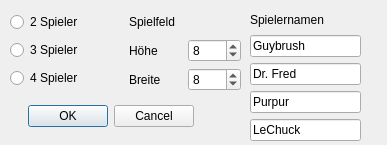
<?xml version="1.0" encoding="UTF-8"?>
<ui version="4.0">
 <class>new_game_settings</class>
 <widget class="QDialog" name="new_game_settings">
  <property name="geometry">
   <rect>
    <x>0</x>
    <y>0</y>
    <width>387</width>
    <height>145</height>
   </rect>
  </property>
  <property name="windowTitle">
   <string>Dialog</string>
  </property>
  <widget class="QDialogButtonBox" name="new_game_settings_buttonbox">
   <property name="geometry">
    <rect>
     <x>13</x>
     <y>100</y>
     <width>181</width>
     <height>32</height>
    </rect>
   </property>
   <property name="orientation">
    <enum>Qt::Horizontal</enum>
   </property>
   <property name="standardButtons">
    <set>QDialogButtonBox::Cancel|QDialogButtonBox::Ok</set>
   </property>
  </widget>
  <widget class="QWidget" name="horizontalLayoutWidget">
   <property name="geometry">
    <rect>
     <x>10</x>
     <y>10</y>
     <width>231</width>
     <height>81</height>
    </rect>
   </property>
   <layout class="QHBoxLayout" name="new_game_settings_layout">
    <item>
     <layout class="QVBoxLayout" name="spieler_layout">
      <item>
       <widget class="QRadioButton" name="two_player_btn">
        <property name="text">
         <string>2 Spieler</string>
        </property>
       </widget>
      </item>
      <item>
       <widget class="QRadioButton" name="three_player_btn">
        <property name="text">
         <string>3 Spieler</string>
        </property>
       </widget>
      </item>
      <item>
       <widget class="QRadioButton" name="four_player_btn">
        <property name="text">
         <string>4 Spieler</string>
        </property>
       </widget>
      </item>
     </layout>
    </item>
    <item>
     <layout class="QVBoxLayout" name="spielfeld_layout">
      <item>
       <widget class="QLabel" name="spielfeld_label">
        <property name="text">
         <string>Spielfeld</string>
        </property>
       </widget>
      </item>
      <item>
       <layout class="QHBoxLayout" name="hoehe_layout">
        <item>
         <widget class="QLabel" name="hoehe_label">
          <property name="text">
           <string>Höhe</string>
          </property>
         </widget>
        </item>
        <item>
         <widget class="QSpinBox" name="hoehe_spinbox">
          <property name="value">
           <number>8</number>
          </property>
         </widget>
        </item>
       </layout>
      </item>
      <item>
       <layout class="QHBoxLayout" name="breite_layout">
        <item>
         <widget class="QLabel" name="breite_label">
          <property name="text">
           <string>Breite</string>
          </property>
         </widget>
        </item>
        <item>
         <widget class="QSpinBox" name="breite_spinbox">
          <property name="value">
           <number>8</number>
          </property>
         </widget>
        </item>
       </layout>
      </item>
     </layout>
    </item>
   </layout>
  </widget>
  <widget class="QWidget" name="verticalLayoutWidget">
   <property name="geometry">
    <rect>
     <x>250</x>
     <y>10</y>
     <width>111</width>
     <height>131</height>
    </rect>
   </property>
   <layout class="QVBoxLayout" name="Spieler_verticalLayout">
    <item>
     <widget class="QLabel" name="Spielername_label">
      <property name="text">
       <string>Spielernamen</string>
      </property>
     </widget>
    </item>
    <item>
     <widget class="QLineEdit" name="player1Name_lineEdit">
      <property name="text">
       <string>Guybrush</string>
      </property>
     </widget>
    </item>
    <item>
     <widget class="QLineEdit" name="player2Name_lineEdit">
      <property name="text">
       <string>Dr. Fred</string>
      </property>
     </widget>
    </item>
    <item>
     <widget class="QLineEdit" name="player3Name_lineEdit">
      <property name="text">
       <string>Purpur</string>
      </property>
     </widget>
    </item>
    <item>
     <widget class="QLineEdit" name="player4Name_lineEdit">
      <property name="text">
       <string>LeChuck</string>
      </property>
     </widget>
    </item>
   </layout>
  </widget>
 </widget>
 <resources/>
 <connections>
  <connection>
   <sender>new_game_settings_buttonbox</sender>
   <signal>accepted()</signal>
   <receiver>new_game_settings</receiver>
   <slot>accept()</slot>
   <hints>
    <hint type="sourcelabel">
     <x>248</x>
     <y>254</y>
    </hint>
    <hint type="destinationlabel">
     <x>157</x>
     <y>274</y>
    </hint>
   </hints>
  </connection>
  <connection>
   <sender>new_game_settings_buttonbox</sender>
   <signal>rejected()</signal>
   <receiver>new_game_settings</receiver>
   <slot>reject()</slot>
   <hints>
    <hint type="sourcelabel">
     <x>316</x>
     <y>260</y>
    </hint>
    <hint type="destinationlabel">
     <x>286</x>
     <y>274</y>
    </hint>
   </hints>
  </connection>
 </connections>
</ui>
